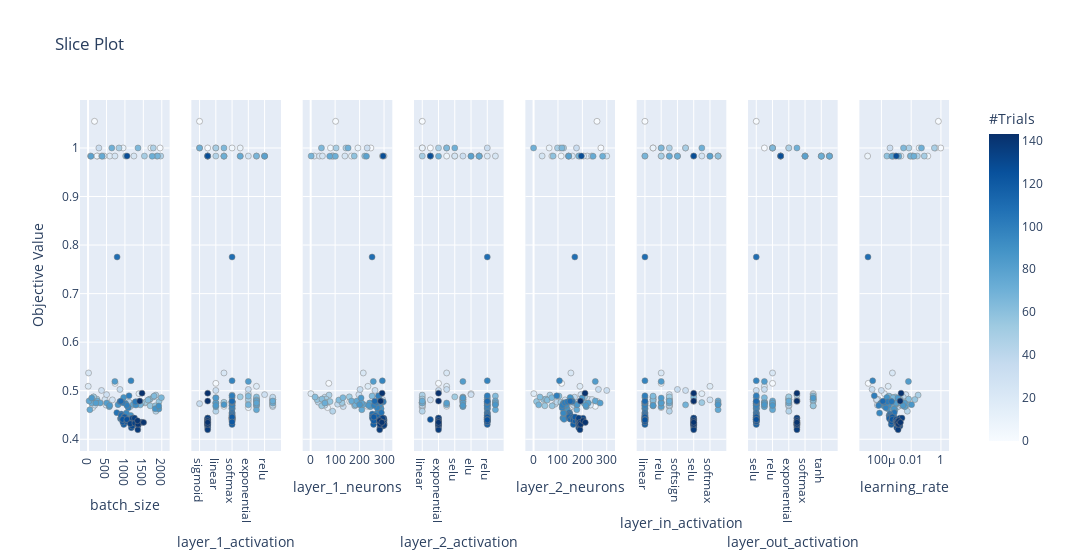

The cell this chart's notebook holds for it:
### Code cell
op.visualization.plot_slice(study)

### Figure 1 — Plotly figure (JSON) as saved in the notebook; plotly's stock layout.template omitted (floating-point values rounded to 4 significant figures; data arrays with more than 128 entries replaced by an {"elided": "..."} marker saying what was removed)
{"data": [{"marker": {"color": {"elided": "132 int values"}, "colorbar": {"title": {"text": "#Trials"}, "x": 1, "xpad": 40}, "colorscale": [[0, "rgb(247,251,255)"], [0.125, "rgb(222,235,247)"], [0.25, "rgb(198,219,239)"], [0.375, "rgb(158,202,225)"], [0.5, "rgb(107,174,214)"], [0.625, "rgb(66,146,198)"], [0.75, "rgb(33,113,181)"], [0.875, "rgb(8,81,156)"], [1, "rgb(8,48,107)"]], "line": {"color": "Grey", "width": 0.5}, "showscale": true}, "mode": "markers", "showlegend": false, "type": "scatter", "x": {"elided": "132 int values"}, "xaxis": "x", "y": {"elided": "132 float values"}, "yaxis": "y"}, {"marker": {"color": {"elided": "132 int values"}, "colorbar": {"title": {"text": "#Trials"}, "x": 1, "xpad": 40}, "colorscale": [[0, "rgb(247,251,255)"], [0.125, "rgb(222,235,247)"], [0.25, "rgb(198,219,239)"], [0.375, "rgb(158,202,225)"], [0.5, "rgb(107,174,214)"], [0.625, "rgb(66,146,198)"], [0.75, "rgb(33,113,181)"], [0.875, "rgb(8,81,156)"], [1, "rgb(8,48,107)"]], "line": {"color": "Grey", "width": 0.5}, "showscale": false}, "mode": "markers", "showlegend": false, "type": "scatter", "x": {"elided": "132 str values"}, "xaxis": "x2", "y": {"elided": "132 float values"}, "yaxis": "y2"}, {"marker": {"color": {"elided": "132 int values"}, "colorbar": {"title": {"text": "#Trials"}, "x": 1, "xpad": 40}, "colorscale": [[0, "rgb(247,251,255)"], [0.125, "rgb(222,235,247)"], [0.25, "rgb(198,219,239)"], [0.375, "rgb(158,202,225)"], [0.5, "rgb(107,174,214)"], [0.625, "rgb(66,146,198)"], [0.75, "rgb(33,113,181)"], [0.875, "rgb(8,81,156)"], [1, "rgb(8,48,107)"]], "line": {"color": "Grey", "width": 0.5}, "showscale": false}, "mode": "markers", "showlegend": false, "type": "scatter", "x": {"elided": "132 int values"}, "xaxis": "x3", "y": {"elided": "132 float values"}, "yaxis": "y3"}, {"marker": {"color": {"elided": "132 int values"}, "colorbar": {"title": {"text": "#Trials"}, "x": 1, "xpad": 40}, "colorscale": [[0, "rgb(247,251,255)"], [0.125, "rgb(222,235,247)"], [0.25, "rgb(198,219,239)"], [0.375, "rgb(158,202,225)"], [0.5, "rgb(107,174,214)"], [0.625, "rgb(66,146,198)"], [0.75, "rgb(33,113,181)"], [0.875, "rgb(8,81,156)"], [1, "rgb(8,48,107)"]], "line": {"color": "Grey", "width": 0.5}, "showscale": false}, "mode": "markers", "showlegend": false, "type": "scatter", "x": {"elided": "132 str values"}, "xaxis": "x4", "y": {"elided": "132 float values"}, "yaxis": "y4"}, {"marker": {"color": {"elided": "132 int values"}, "colorbar": {"title": {"text": "#Trials"}, "x": 1, "xpad": 40}, "colorscale": [[0, "rgb(247,251,255)"], [0.125, "rgb(222,235,247)"], [0.25, "rgb(198,219,239)"], [0.375, "rgb(158,202,225)"], [0.5, "rgb(107,174,214)"], [0.625, "rgb(66,146,198)"], [0.75, "rgb(33,113,181)"], [0.875, "rgb(8,81,156)"], [1, "rgb(8,48,107)"]], "line": {"color": "Grey", "width": 0.5}, "showscale": false}, "mode": "markers", "showlegend": false, "type": "scatter", "x": {"elided": "132 int values"}, "xaxis": "x5", "y": {"elided": "132 float values"}, "yaxis": "y5"}, {"marker": {"color": {"elided": "132 int values"}, "colorbar": {"title": {"text": "#Trials"}, "x": 1, "xpad": 40}, "colorscale": [[0, "rgb(247,251,255)"], [0.125, "rgb(222,235,247)"], [0.25, "rgb(198,219,239)"], [0.375, "rgb(158,202,225)"], [0.5, "rgb(107,174,214)"], [0.625, "rgb(66,146,198)"], [0.75, "rgb(33,113,181)"], [0.875, "rgb(8,81,156)"], [1, "rgb(8,48,107)"]], "line": {"color": "Grey", "width": 0.5}, "showscale": false}, "mode": "markers", "showlegend": false, "type": "scatter", "x": {"elided": "132 str values"}, "xaxis": "x6", "y": {"elided": "132 float values"}, "yaxis": "y6"}, {"marker": {"color": {"elided": "132 int values"}, "colorbar": {"title": {"text": "#Trials"}, "x": 1, "xpad": 40}, "colorscale": [[0, "rgb(247,251,255)"], [0.125, "rgb(222,235,247)"], [0.25, "rgb(198,219,239)"], [0.375, "rgb(158,202,225)"], [0.5, "rgb(107,174,214)"], [0.625, "rgb(66,146,198)"], [0.75, "rgb(33,113,181)"], [0.875, "rgb(8,81,156)"], [1, "rgb(8,48,107)"]], "line": {"color": "Grey", "width": 0.5}, "showscale": false}, "mode": "markers", "showlegend": false, "type": "scatter", "x": {"elided": "132 str values"}, "xaxis": "x7", "y": {"elided": "132 float values"}, "yaxis": "y7"}, {"marker": {"color": {"elided": "132 int values"}, "colorbar": {"title": {"text": "#Trials"}, "x": 1, "xpad": 40}, "colorscale": [[0, "rgb(247,251,255)"], [0.125, "rgb(222,235,247)"], [0.25, "rgb(198,219,239)"], [0.375, "rgb(158,202,225)"], [0.5, "rgb(107,174,214)"], [0.625, "rgb(66,146,198)"], [0.75, "rgb(33,113,181)"], [0.875, "rgb(8,81,156)"], [1, "rgb(8,48,107)"]], "line": {"color": "Grey", "width": 0.5}, "showscale": false}, "mode": "markers", "showlegend": false, "type": "scatter", "x": {"elided": "132 float values"}, "xaxis": "x8", "y": {"elided": "132 float values"}, "yaxis": "y8"}], "layout": {"title": {"text": "Slice Plot"}, "width": 2400, "xaxis": {"anchor": "y", "domain": [0, 0.1031], "title": {"text": "batch_size"}}, "xaxis2": {"anchor": "y2", "domain": [0.1281, 0.2312], "title": {"text": "layer_1_activation"}}, "xaxis3": {"anchor": "y3", "domain": [0.2562, 0.3594], "title": {"text": "layer_1_neurons"}}, "xaxis4": {"anchor": "y4", "domain": [0.3844, 0.4875], "title": {"text": "layer_2_activation"}}, "xaxis5": {"anchor": "y5", "domain": [0.5125, 0.6156], "title": {"text": "layer_2_neurons"}}, "xaxis6": {"anchor": "y6", "domain": [0.6406, 0.7438], "title": {"text": "layer_in_activation"}}, "xaxis7": {"anchor": "y7", "domain": [0.7688, 0.8719], "title": {"text": "layer_out_activation"}}, "xaxis8": {"anchor": "y8", "domain": [0.8969, 1], "title": {"text": "learning_rate"}, "type": "log"}, "yaxis": {"anchor": "x", "domain": [0, 1], "title": {"text": "Objective Value"}}, "yaxis2": {"anchor": "x2", "domain": [0, 1], "matches": "y", "showticklabels": false}, "yaxis3": {"anchor": "x3", "domain": [0, 1], "matches": "y", "showticklabels": false}, "yaxis4": {"anchor": "x4", "domain": [0, 1], "matches": "y", "showticklabels": false}, "yaxis5": {"anchor": "x5", "domain": [0, 1], "matches": "y", "showticklabels": false}, "yaxis6": {"anchor": "x6", "domain": [0, 1], "matches": "y", "showticklabels": false}, "yaxis7": {"anchor": "x7", "domain": [0, 1], "matches": "y", "showticklabels": false}, "yaxis8": {"anchor": "x8", "domain": [0, 1], "matches": "y", "showticklabels": false}}}
